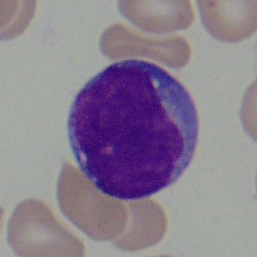
#> input picture ALL_IDB2/img/Im001_1.tif, 257 x 257 px, found by its file name; its folder holds 4 pictures in this run
$ python mainSeg.py
#> lines starting #> are read from the running program, lines starting #| are printed output that depends on the picture
### imageOpen.py
import cv2

def image_opener():
    images_Normal = []
    images_BW = []

    for i in range(1, 50):
        img = cv2.imread('ALL_IDB2\img\Im%.3d_1.tif'%i, 1)
#> img is the input picture: shape (257, 257, 3); mean B, G, R 144.1, 128, 139.1
        images_Normal.append(img)

        img = cv2.imread('ALL_IDB2\img\Im%.3d_1.tif'%i, 0)
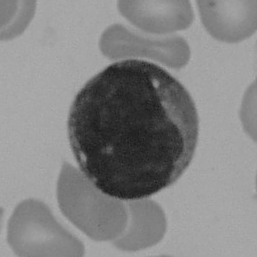
#> img: shape (257, 257); min 26, max 175, mean 133.2
        images_BW.append(img)
#> pass 2 of the loop in image_opener, `for i in range(1, 50):`:
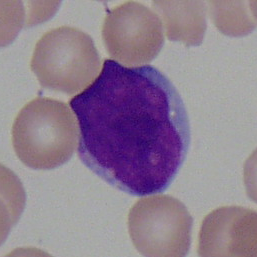
#> input picture ALL_IDB2/img/Im002_1.tif, 257 x 257 px, found by its file name
#> in image_opener, img is the input picture: shape (257, 257, 3); mean B, G, R 145.3, 127.4, 143.9
#> in image_opener, `img = cv2.imread('ALL_IDB2\img\Im%.3d_1.tif'%i, 0)`:
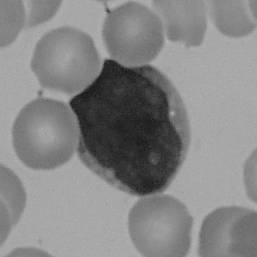
#> img: shape (257, 257); min 21, max 178, mean 134.4
#> pass 3 of the loop in image_opener, `for i in range(1, 50):`:
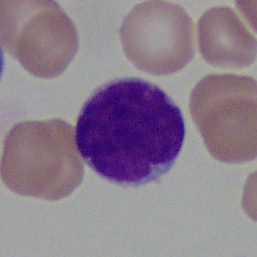
#> input picture ALL_IDB2/img/Im003_1.tif, 257 x 257 px, found by its file name
#> in image_opener, img is the input picture: shape (257, 257, 3); mean B, G, R 141.4, 126.3, 140.4
#> in image_opener, `img = cv2.imread('ALL_IDB2\img\Im%.3d_1.tif'%i, 0)`:
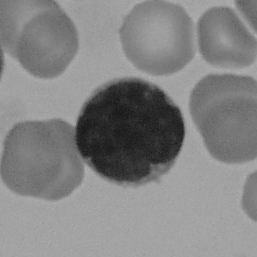
#> img: shape (257, 257); min 22, max 180, mean 132.2
#> the loop made 49 passes; the first 3 are shown

    return images_Normal, images_BW

### segGA.py
import numpy as np
import random
import sys
import cv2

class GA():
    def __init__(self, images_Normal, images_BW, nc = 3, crossover_prob = 0.5,
                 mutation_prob = 0.8, selction_prob = 0.1, population_size = 20,
                 iterates = 100, name = "Im0_GA.png"):

        self.name = name

        self.original_Normal = images_Normal
        self.original_BW = images_BW
#> (the run stopped early here; a loop or call above may not have finished)
